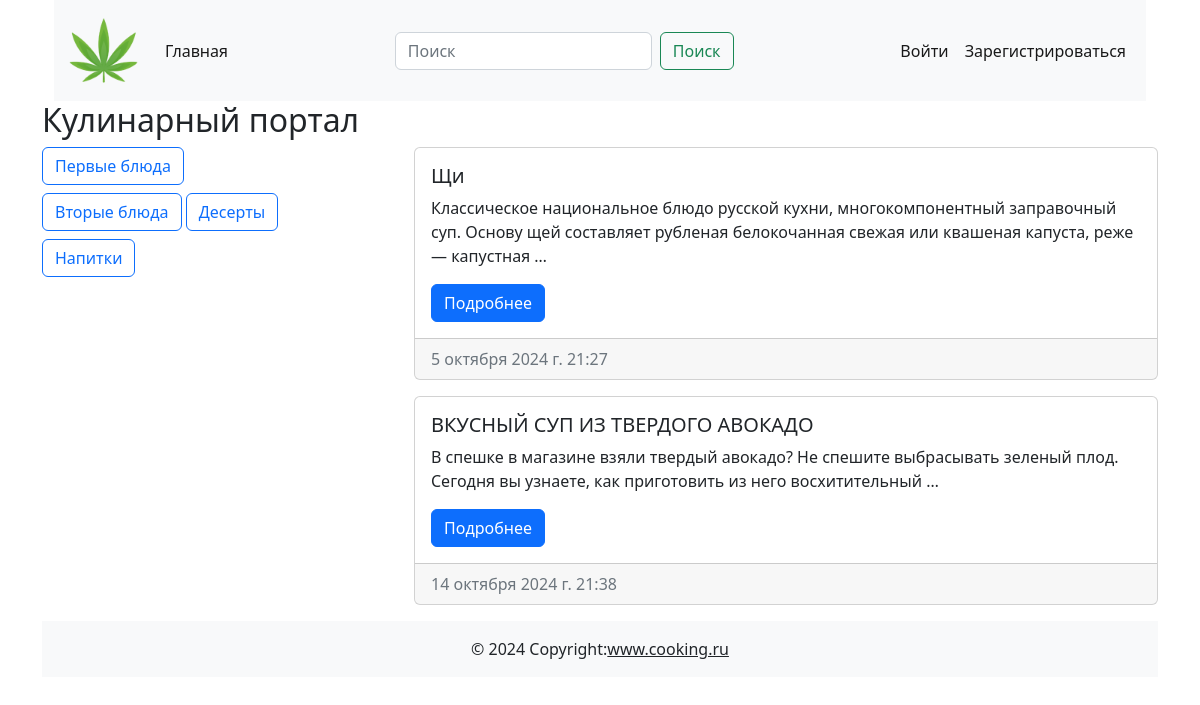
Page /category/1/ on the committed database.
### cooking/models.py (models this page shows, shortened)
class Category(models.Model):
    title = models.CharField(max_length=255, verbose_name='Название категории')
    class Meta:
        verbose_name = 'Категория'
        verbose_name_plural = 'Категории'

class Post(models.Model):
    title = models.CharField(max_length=255, verbose_name='Заголовок статьи')
    content = models.TextField(default='Скоро тут будет статья ....', verbose_name='Текст статьи')
    created_at = models.DateTimeField(auto_now_add=True, verbose_name='Дата создания')
    updated_at = models.DateTimeField(auto_now=True, verbose_name='Дата обновления')
    photo = models.ImageField(upload_to='photos/', blank=True, null=True, verbose_name='Изображение')
    watched = models.IntegerField(default=0, verbose_name='Просмотры')
    is_published = models.BooleanField(default=True, verbose_name='Публикация')
    category = models.ForeignKey(Category, on_delete=models.CASCADE, verbose_name='Категория')
    def get_absolute_url(self):
        return reverse('post_detail', kwargs={'pk': self.pk})
    class Meta:
        verbose_name = 'Пост'
        verbose_name_plural = 'Посты'

### cooking/views.py (the view, shortened to what this page needs)
# urls.py: path('category/<int:pk>/', ArticleByCategory.as_view(), name='category_list'),
class ArticleByCategory(Index):
   def get_queryset(self):
    return Post.objects.filter(category_id=self.kwargs['pk'], is_published=True)

### cooking/templatetags/blog_tags.py (called while the page is built)
@register.simple_tag
def get_all_categories():
    return Category.objects.all()

### cooking/templates/Cooking/index.html
{% extends "base.html" %}
{% load blog_tags %}
{% block main %}
   <h2>Кулинарный портал</h2>
   <div class="d-flex justify-content-between">
    <div class="col-3">
        {% get_all_categories as categories %}
        {% for category in categories %}
        {% include 'cooking/components/_category_buttons.html' %}
        {% endfor %}
    </div>
    <div class="col-8">
        {% for post in posts %}
        {% include 'cooking/components/_post_list.html' %}
        {% endfor %}
    </div>
   </div>
{% endblock main %}

### cooking/templates/Cooking/components/_category_buttons.html
<a href="{% url 'category_list' category.pk %}" class="btn btn-outline-primary mb-2">{{ category.title }}</a>

### cooking/templates/Cooking/components/_post_list.html
<div class="card mb-3">
    <div class="card-body">
        <h5 class="card-title">{{ post.title }}</h5>
        <p class="card-text">{{ post.content|truncatewords:20 }}</p>
        <a href="{{ post.get_absolute_url }}" class="btn btn-primary">Подробнее</a>
    </div>
    <div class="card-footer text-muted">
        {{ post.created_at }}
    </div>
</div>

### rows in the picture
Category: title "Первые блюда"
Category: title "Вторые блюда"
Category: title "Десерты"
Category: title "Напитки"
Post: title "Щи", content "Классическое национальное блюдо русской кухни, многокомпонентный заправочный суп. Основу щей составляет рубленая белокочанная свежая или квашеная капуста, реже — капустная …", created_at "5 октября 2024 г. 21:27"
Post: title "ВКУСНЫЙ СУП ИЗ ТВЕРДОГО АВОКАДО", content "В спешке в магазине взяли твердый авокадо? Не спешите выбрасывать зеленый плод. Сегодня вы узнаете, как приготовить из него восхитительный …", created_at "14 октября 2024 г. 21:38"
